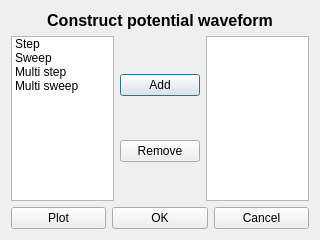
<?xml version="1.0" encoding="UTF-8"?>
<ui version="4.0">
 <class>Dialog</class>
 <widget class="QDialog" name="Dialog">
  <property name="geometry">
   <rect>
    <x>0</x>
    <y>0</y>
    <width>320</width>
    <height>240</height>
   </rect>
  </property>
  <property name="windowTitle">
   <string>Construct potential waveform</string>
  </property>
  <layout class="QVBoxLayout" name="verticalLayout">
   <item>
    <widget class="QLabel" name="label">
     <property name="text">
      <string>&lt;html&gt;&lt;head/&gt;&lt;body&gt;&lt;p align=&quot;center&quot;&gt;&lt;span style=&quot; font-size:12pt; font-weight:600;&quot;&gt;Construct potential waveform&lt;/span&gt;&lt;/p&gt;&lt;/body&gt;&lt;/html&gt;</string>
     </property>
    </widget>
   </item>
   <item>
    <layout class="QHBoxLayout" name="horizontalLayout">
     <item>
      <widget class="QListWidget" name="listWidget">
       <item>
        <property name="text">
         <string>Step</string>
        </property>
       </item>
       <item>
        <property name="text">
         <string>Sweep</string>
        </property>
       </item>
       <item>
        <property name="text">
         <string>Multi step</string>
        </property>
       </item>
       <item>
        <property name="text">
         <string>Multi sweep</string>
        </property>
       </item>
      </widget>
     </item>
     <item>
      <layout class="QVBoxLayout" name="verticalLayout_2">
       <item>
        <widget class="QPushButton" name="pushButton_2">
         <property name="text">
          <string>Add</string>
         </property>
        </widget>
       </item>
       <item>
        <widget class="QPushButton" name="pushButton">
         <property name="text">
          <string>Remove</string>
         </property>
        </widget>
       </item>
      </layout>
     </item>
     <item>
      <widget class="QListWidget" name="listWidget_2"/>
     </item>
    </layout>
   </item>
   <item>
    <layout class="QHBoxLayout" name="horizontalLayout_2">
     <item>
      <widget class="QPushButton" name="pushButton_4">
       <property name="text">
        <string>Plot</string>
       </property>
      </widget>
     </item>
     <item>
      <widget class="QPushButton" name="pushButton_3">
       <property name="text">
        <string>OK</string>
       </property>
      </widget>
     </item>
     <item>
      <widget class="QPushButton" name="pushButton_5">
       <property name="text">
        <string>Cancel</string>
       </property>
      </widget>
     </item>
    </layout>
   </item>
  </layout>
 </widget>
 <resources/>
 <connections/>
</ui>
